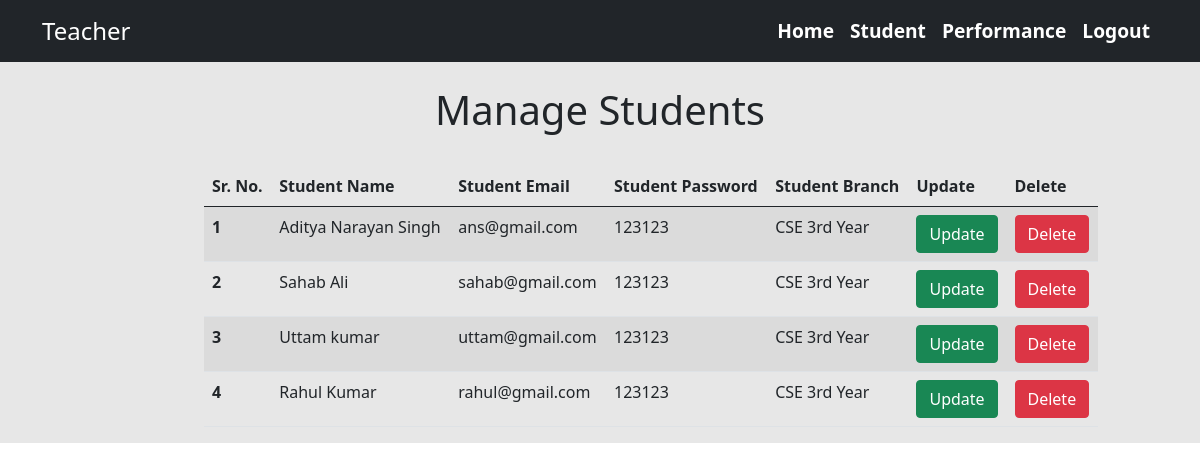
The app's page /teacher/student-manager.php?stu_all=1 (signed in) with its own data.
### tables this page shows
CREATE TABLE `student` (
  `user_id` int(4) NOT NULL,
  `user_name` varchar(60) NOT NULL,
  `user_email` varchar(90) NOT NULL,
  `user_password` varchar(20) NOT NULL,
  `user_branch` int(4) NOT NULL,
  `added_by` int(4) NOT NULL
);

CREATE TABLE `branch` (
  `id` int(3) NOT NULL,
  `branch_name` varchar(500) NOT NULL,
  `branch_access` varchar(40) NOT NULL
);

### teacher/student-manager.php (the view, shortened to what this page needs)
<?php session_start();
include "../include/config.php";
?>
<?php
$tid=$_SESSION['TEACHER_ID'];
$sql="SELECT * from teacher where user_id=$tid";
$result=mysqli_query($conn,$sql) or die("Some error Occured");
$alldetail=mysqli_fetch_assoc($result);
$branch_head=$alldetail['branch_teacher'];
?>
<!DOCTYPE html>
<html lang="en">
<head>
    <link rel="stylesheet" href="../assets/css/bootstrap.css" />
</head>
<body>
<?php include "header.php" ;?>
<div style="width:100%;background:#e7e7e7;">
<h1 class="text-center p-4">Manage Students</h1>
<div class="row gy-3">
<div class="col-md-2">
</div>
<div class="col-md-9">
  <?php
  if(isset($_GET['stu_all'])){
  echo '<table class="table table-striped">
  <thead>
    <tr>
      <th scope="col">Sr. No.</th>
      <th scope="col">Student Name</th>
      <th scope="col">Student Email</th>
      <th scope="col">Student Password</th>
      <th scope="col">Student Branch</th>
      <th scope="col">Update</th>
      <th scope="col">Delete</th>
    </tr>
  </thead><tbody>
  ';
$sql ="SELECT * from student where user_branch=$branch_head";
$result=mysqli_query($conn,$sql) or die("Failed to connect the server");
$counter=1;
while($rw=mysqli_fetch_assoc($result)){
  $bid=$rw['user_branch'];
  $sql="SELECT branch_name from branch where id=$bid";
  $r=mysqli_query($conn,$sql) or die("Failed to retrive branch");
  $brname=mysqli_fetch_assoc($r)['branch_name'];
echo '
<tr>
<th scope="row">'.$counter.'</th>
<td>'.$rw['user_name'].'</td>
<td>'.$rw['user_email'].'</td>
<td>'.$rw['user_password'].'</td>
<td>'.$brname.'</td>
<td><button class="btn btn-success"><a class="myLink" href="/osqr/teacher/student-manager.php?update=1&stu_all=1&stuid='.$rw['user_id'].'">Update</button></td>
<td><button class="btn btn-danger"><a class="myLink" href="/osqr/teacher/teacher_request.php?delete=1&stu_all=1&stuid='.$rw['user_id'].'">Delete</button></td>
</tr>
';
$counter++;
}
echo '</tbody></table>';
   }?>
</div>
</div>
</div>
</body>
</html>

### teacher/student-manager.php (style rules this page uses)
body { overflow-x: hidden; }
.myLink { text-decoration: none; color: #fff; }

### records on screen
student: user_name "Aditya Narayan Singh", user_email "ans@gmail.com", user_password "123123", branch.branch_name "CSE 3rd Year"
student: user_name "Sahab Ali", user_email "sahab@gmail.com", user_password "123123", branch.branch_name "CSE 3rd Year"
student: user_name "Uttam kumar", user_email "uttam@gmail.com", user_password "123123", branch.branch_name "CSE 3rd Year"
student: user_name "Rahul Kumar", user_email "rahul@gmail.com", user_password "123123", branch.branch_name "CSE 3rd Year"
